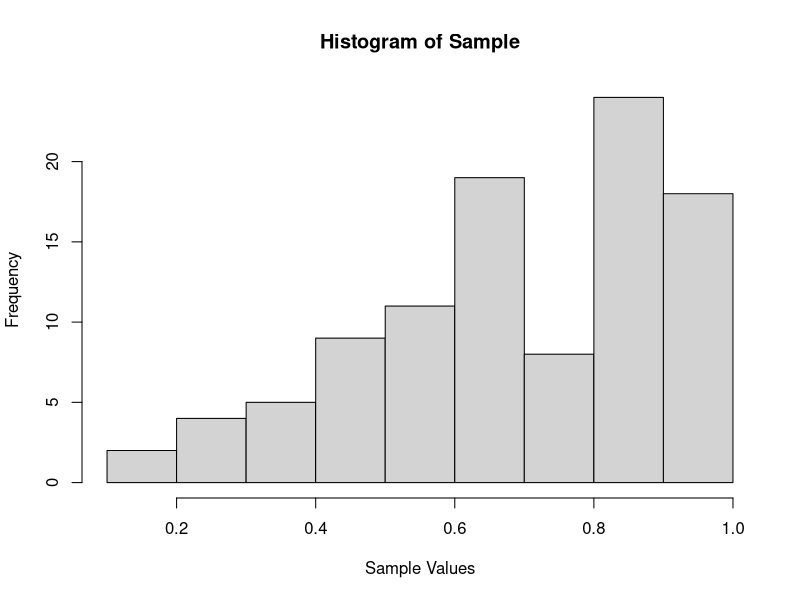
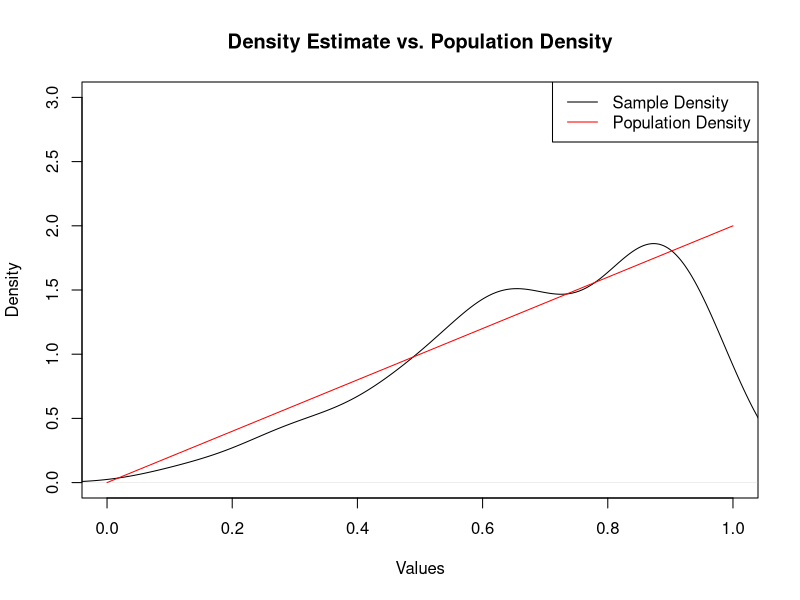
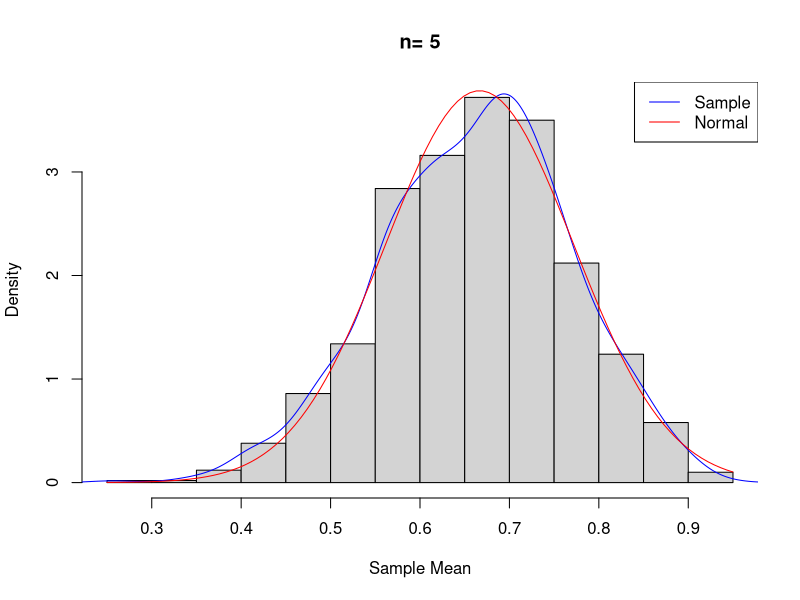
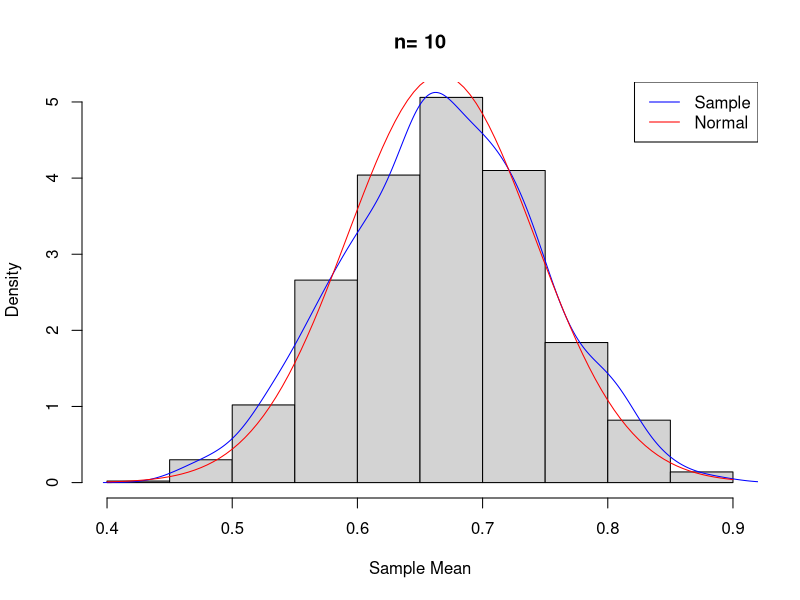
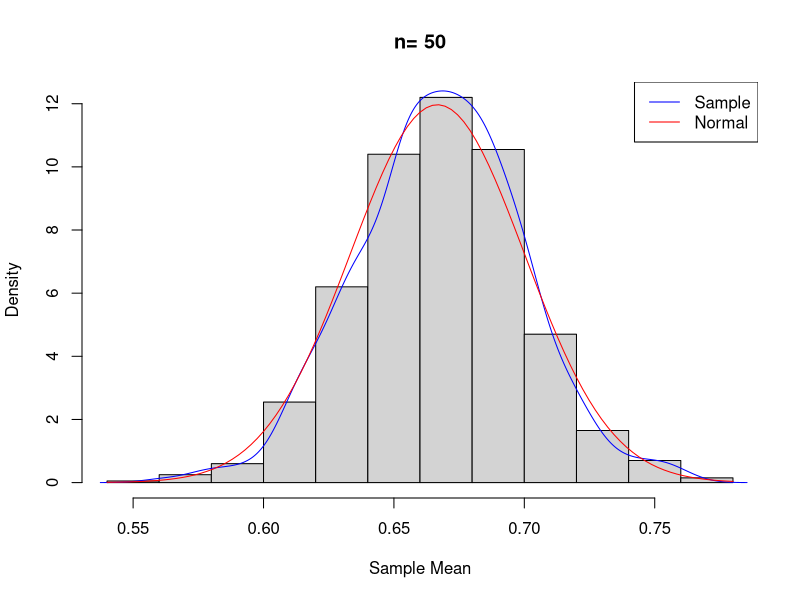

These charts were generated, in order, by the following R code:
## ---- chunk 1
lambda <- 1
set.seed(0)
sample_size <- 100

generator <- function(n) {
  runif(n)^(1 / (2 * lambda))
}

sample_x <- generator(sample_size)
## ---- chunk 2
hist(sample_x,
     main = "Histogram of Sample",
     xlab = "Sample Values")

## ---- chunk 3
dens <- density(sample_x)
plot(dens,
     main = "Density Estimate vs. Population Density",
     xlab = "Values",
     xlim = c(0, 1),
     ylim = c(0, 3))

curve((2 * lambda) * x^(2 * lambda - 1),
      add = TRUE,
      col = "red")

legend("topright",
       legend = c("Sample Density", "Population Density"),
       col = c("black", "red"), lty = 1)
## ---- chunk 4
plotter <- function(n, num_samples = 1000) {
  sample_means <- replicate(num_samples, mean(generator(n)))

  mu <- 2 * lambda / (2 * lambda + 1)

  sigma <- sqrt((lambda / (lambda + 1) - mu^2) / n)

  hist(sample_means,
       probability = TRUE,
       main = paste("n=", n),
       xlab = "Sample Mean",
       ylab = "Density")

  dens <- density(sample_means)

  lines(dens, col = "blue")

  curve(dnorm(x, mean = mu, sd = sigma),
        add = TRUE,
        col = "red")

  legend("topright",
         legend = c("Sample", "Normal"),
         col = c("blue", "red"),
         lty = 1)
}
## ---- chunk 5
#plot of the histogram, kernel density estimate and a normal approximation from CLT to compare 
plotter(5)
## ---- chunk 6
plotter(10)
## ---- chunk 7
plotter(50)
